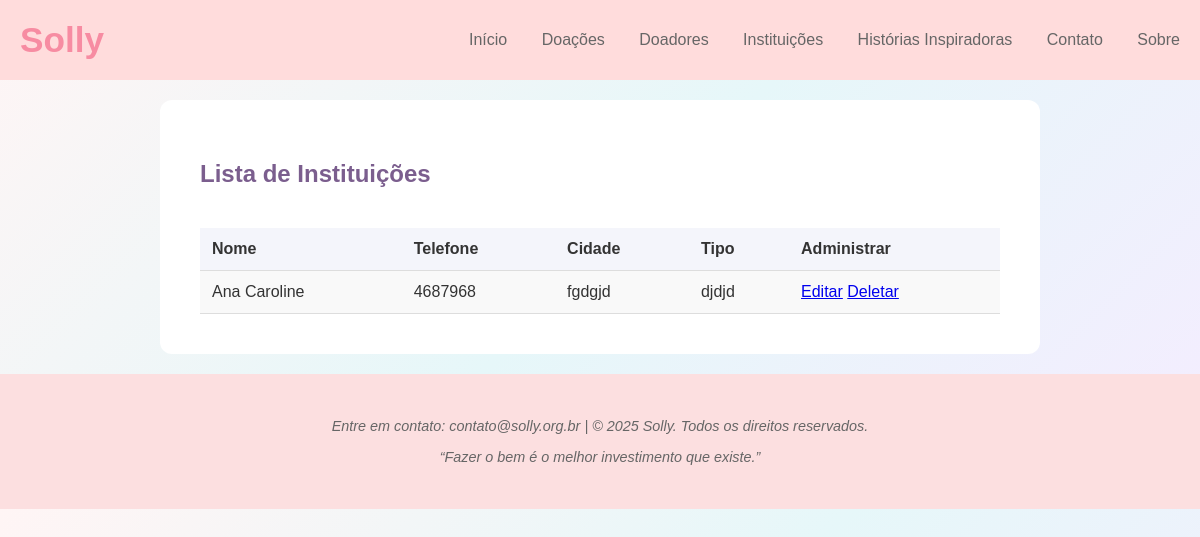
The app's page /listar/instituicao/ with its own data.
### paginasweb/models.py (models this page shows, shortened)
class Instituicao(models.Model):
    nome = models.CharField(max_length=150)
    telefone = models.CharField(max_length=14)
    cidade = models.CharField(max_length=100)
    tipo = models.CharField(max_length=100, help_text="Por exemplo: ")
    descricao = models.CharField(max_length=250, verbose_name="descrição")
    class Meta:
        verbose_name = "Instituição"
        verbose_name_plural = "Instituições"
        ordering = ["nome"]

### paginasweb/views.py (the view)
# urls.py: path("listar/instituicao/", InstituicaoList.as_view(), name="listar-instituicao"),
class InstituicaoList(ListView):
    template_name = 'paginasweb/lista/instituicaoList.html'
    model = Instituicao

### paginasweb/templates/paginasweb/lista/instituicaoList.html
{% extends "paginasweb/modelo.html" %}
{% load static %}
{% block conteudo %}
<h2>Lista de Instituições</h2>
<table>
<tr>
    <th>Nome</th>
    <th>Telefone</th>
    <th>Cidade</th>
    <th>Tipo</th>
    <th>Administrar</th>
</tr>
{% for doador in object_list %}
<tr>
    <td>{{doador.nome}}</td>
    <td>{{doador.telefone}}</td>
    <td>{{doador.cidade}}</td>
    <td>{{doador.tipo}}</td>
    <td>
        <a href="{% url "editar-doador" doador.pk %}">Editar</a>
        <a href="{% url "deletar-doador" doador.pk %}">Deletar</a>
    </td>
</tr>
{% endfor %}
</table>
{% endblock %}

### static/css/estilo.css (style rules this page uses)
:root { --cor-fundo: #fff9f8; --cor-destaque: #ffcce0; --cor-clara: #e6f3f4; --cor-titulo: #444; --cor-menu: #666; --cor-botao: #f89dbb; }
body { margin: 0; font-family: 'Segoe UI', sans-serif; background-color: var(--cor-fundo); color: var(--cor-titulo); }
body { font-family: 'Quicksand', sans-serif; margin: 0; padding: 0; background: linear-gradient(135deg, #fff5f5, #e6f7f9, #f5ecff); color: #333; }
section h2 { color: #7b5e8e; margin-bottom: 10px; font-weight: 600; }
.conteudo table { width: 100%; border-collapse: collapse; margin-top: 40px; }
.conteudo table th, .conteudo table td { padding: 12px; text-align: left; border-bottom: 1px solid #ddd; }
.conteudo table th { background-color: #f4f5fb; color: #333; font-weight: bold; }
.conteudo table tr:nth-child(even) { background-color: #f9f9f9; }
.conteudo h2 { font-weight: 600; }

### records on screen
Instituicao: nome "Ana Caroline", telefone "4687968", cidade "fgdgjd", tipo "djdjd"
